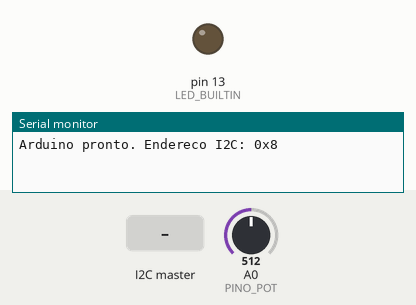
Simulated run of this sketch. Board: Arduino Uno, built with avr-gcc and run on an emulated ATmega328P. Parts: output pins drawn as LEDs (lit = HIGH), the last lines printed to the serial monitor. The inputs (shaded band) are chosen by the test bench; at power-on: A0 (PINO_POT) = 512.

Above: at 1.2 s.
1.3 s: the I2C master sends the byte 1
At 1.6 s:
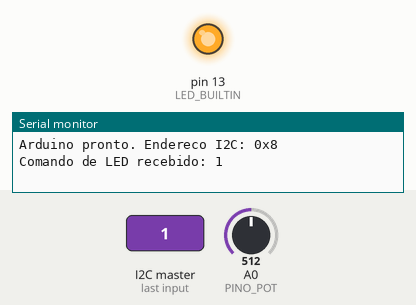
2.8 s: the I2C master sends the byte 0
At 4.0 s:
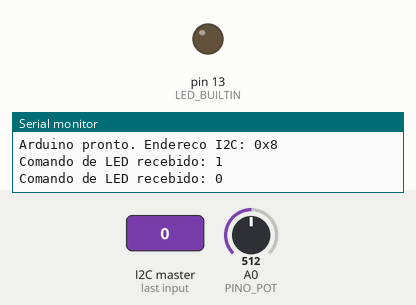
Timing chart, 0 to 5.8 s (numbered marks = the images above; inputs shaded):
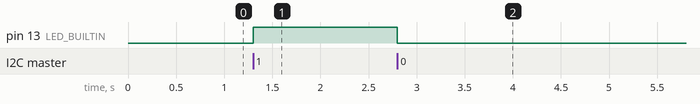

The sketch:

cp2_arduino_pot_i2c.ino
```cpp
/*
 * SEL0337 - Pratica 4 - Checkpoint 2
 * Arduino Uno como responder I2C: le um potenciometro (ADC de 10 bits)
 * e devolve o valor a Raspberry Pi em 2 bytes, a cada requisicao.
 *
 * Formato da resposta (big-endian, byte mais significativo primeiro):
 *   byte 0 = highByte(valor)  -> bits 9..8 (vale de 0 a 3)
 *   byte 1 = lowByte(valor)   -> bits 7..0 (vale de 0 a 255)
 * Reconstrucao na Raspberry Pi: valor = (byte0 << 8) | byte1
 *
 * O comportamento do Checkpoint 1 foi mantido: escrever 1 ou 0 no
 * endereco ainda acende/apaga o LED_BUILTIN. Qualquer outro byte recebido
 * (como o "registrador" 0x02 enviado antes da leitura) e ignorado.
 *
 * Ligacoes: A4 = SDA, A5 = SCL (via level-shifter)
 *           Potenciometro: extremos em 5V e GND, terminal central em A0
 */

#include <Wire.h>

const uint8_t ENDERECO_I2C = 0x08;
const uint8_t PINO_POT     = A0;     // nao usar A4/A5: sao os pinos do I2C

// Compartilhadas entre as interrupcoes do I2C e o loop()
volatile uint16_t leituraAtual = 0;      // ultima conversao A/D (0 a 1023)
volatile uint16_t valorEnviado = 0;      // copia do que foi para o barramento
volatile bool     houveEnvio   = false;
volatile bool     houveComando = false;
volatile uint8_t  comandoLed   = 0;

// Raspberry Pi pediu dados (leitura): responde com os 2 bytes.
// uint16_t e obrigatorio aqui: um "byte" guardaria so 0 a 255.
void aoRequisitar() {
  uint16_t valor = leituraAtual;
  uint8_t pacote[2] = { highByte(valor), lowByte(valor) };
  Wire.write(pacote, 2);             // uma unica chamada com o pacote inteiro

  valorEnviado = valor;
  houveEnvio = true;
}

// Raspberry Pi escreveu dados: trata os comandos de LED do Checkpoint 1.
void aoReceber(int quantidade) {
  if (quantidade < 1) {
    return;
  }
  uint8_t recebido = 0;
  while (Wire.available()) {
    recebido = Wire.read();
  }
  if (recebido == 0 || recebido == 1) {
    digitalWrite(LED_BUILTIN, recebido);
    comandoLed = recebido;
    houveComando = true;
  }
}

void setup() {
  pinMode(LED_BUILTIN, OUTPUT);
  digitalWrite(LED_BUILTIN, LOW);

  Serial.begin(9600);

  Wire.begin(ENDERECO_I2C);
  Wire.onRequest(aoRequisitar);
  Wire.onReceive(aoReceber);

  Serial.print(F("Arduino pronto. Endereco I2C: 0x"));
  Serial.println(ENDERECO_I2C, HEX);
}

void loop() {
  // A conversao A/D fica no loop para manter as interrupcoes do I2C curtas
  uint16_t leitura = analogRead(PINO_POT);

  noInterrupts();                    // escrita de 16 bits nao e atomica no AVR
  leituraAtual = leitura;
  interrupts();

  if (houveEnvio) {
    noInterrupts();
    uint16_t v = valorEnviado;
    houveEnvio = false;
    interrupts();

    Serial.print(F("Valor enviado: "));
    Serial.print(v);
    Serial.print(F("  (high = 0x"));
    Serial.print(highByte(v), HEX);
    Serial.print(F(", low = 0x"));
    Serial.print(lowByte(v), HEX);
    Serial.println(F(")"));
  }

  if (houveComando) {
    noInterrupts();
    uint8_t c = comandoLed;
    houveComando = false;
    interrupts();

    Serial.print(F("Comando de LED recebido: "));
    Serial.println(c);
  }
}
```

Measured:
- after the input at 1.3 s, pin 13 (LED_BUILTIN): LOW → HIGH at once
- after the input at 2.8 s, pin 13 (LED_BUILTIN): HIGH → LOW at once
